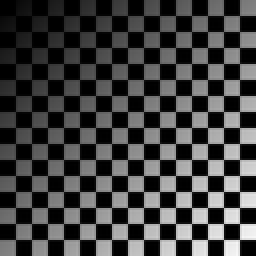
%> input picture digital_image_processing/Homework3/code/checkerboard1024-shaded.tif, 128 x 128 px, shrunk from 1024 x 1024 before the run (shown 2 times larger)
$ octave Problem3_b.m   (GNU Octave 9; MATLAB toolbox functions it lacks are replaced by stand-ins)
%> lines starting %> are read from the running program, lines starting %| are printed output that depends on the picture
### digital_image_processing/Homework3/code/ShadingCorrection.m
function [shading, padded_img, F, G]=ShadingCorrection(img, D_0)

[M, N] = size(img);
P = 2*M;
Q = 2*N;

% size of img : M by N
% size of padded_img : 2M by 2N
padded_img = padarray(img,[M N],'symmetric','post');
F = fftshift(fft2(padded_img));
H = GaussianLPF(P, Q, D_0);
G = H.*F;
shading = real(ifft2(ifftshift(G)));
shading = shading(1:M, 1:N);
end

### digital_image_processing/Homework3/code/GaussianLPF.m
function [H]=GaussianLPF(P, Q, D_0)
H = ones(P, Q) .* -1;

for u = 1:P
    for v = 1:Q
        H(u,v)=GaussianLPF_val(u, v, P, Q, D_0);
    end
end
end

% [6 lines left out: function GaussianLPF_val, not called in this run]

function val=Distance(u, v, center_u, center_v)
val = sqrt((u-center_u)^2+(v-center_v)^2);
end

### digital_image_processing/Homework3/code/Problem3_b.m
% DIP Assignment 3. 3-b
% Percentage of Removed Power

img = imread('checkerboard1024-shaded.tif');
%> img is the input picture: size 128x128 uint8; min 0, max 247, mean 63.6
img = im2double(img);
%> img: size 128x128 double


% Applying Gaussian Lowpass Filter in Frequency Domain, D_0=1
D_0 = 1;
[shading_pattern, padded_img, F, G] = ShadingCorrection(img, D_0);
%> in ShadingCorrection, `padded_img = padarray(img,[M N],'symmetric','post');`:
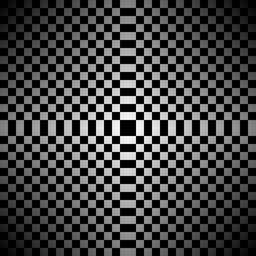
%> padded_img: size 256x256 double; min 0, max 0.969, mean 0.249
%> in ShadingCorrection, `shading = shading(1:M, 1:N);`:
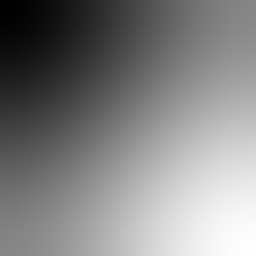
%> shading: size 128x128 double (shown 2 times larger); min 0.0212, max 0.159, mean 0.0921; drawn with min black and max white
corrected_img = img ./ shading_pattern;

P_padded_img = sum(abs(F).^2,'all');
%> P_padded_img = 585810763.8
P_result_img = sum(abs(G).^2,'all');
%> P_result_img = 44223685.9
percentage_D0_1 = 100 * P_result_img / P_padded_img
%> percentage_D0_1 = 7.55

% Applying Gaussian Lowpass Filter in Frequency Domain, D_0=5
D_0 = 5;
[shading_pattern, padded_img, F, G] = ShadingCorrection(img, D_0);
corrected_img = img ./ shading_pattern;
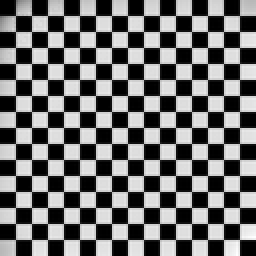
%> corrected_img: size 128x128 double (shown 2 times larger); min 0, max 2.37, mean 1.03; drawn with min black and max white

P_padded_img = sum(abs(F).^2,'all');
P_result_img = sum(abs(G).^2,'all');
%> P_result_img = 285334754.6
percentage_D0_5 = 100 * P_result_img / P_padded_img
%> percentage_D0_5 = 48.71

% Applying Gaussian Lowpass Filter in Frequency Domain, D_0=10
D_0 = 10;
[shading_pattern, padded_img, F, G] = ShadingCorrection(img, D_0);
%> call 3 of ShadingCorrection, with D_0 = 10
%> call 3 of GaussianLPF, with P = 256, Q = 256, D_0 = 10
%> after the loop in GaussianLPF (call 3), `for u = 1:P`:
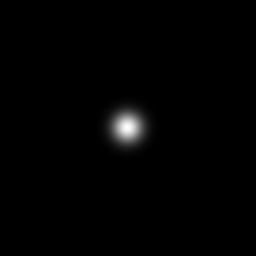
%> H: size 256x256 double; min 7e-72, max 1, mean 0.00959
%> in ShadingCorrection (call 3), `shading = real(ifft2(ifftshift(G)));`:
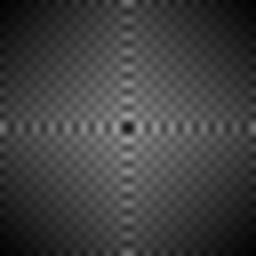
%> shading: size 256x256 double; min 0.00467, max 0.608, mean 0.247
%> in ShadingCorrection (call 3), `shading = shading(1:M, 1:N);`:
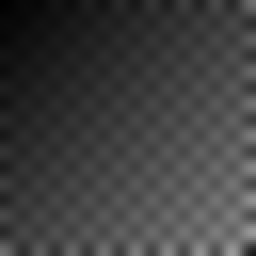
%> shading: size 128x128 double (shown 2 times larger); min 0.00467, max 0.608, mean 0.247
corrected_img = img ./ shading_pattern;
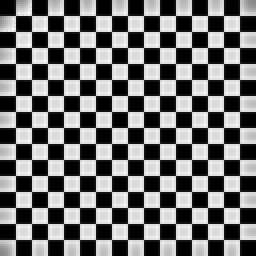
%> corrected_img: size 128x128 double (shown 2 times larger); min 0, max 2.09, mean 0.944; drawn with min black and max white

P_padded_img = sum(abs(F).^2,'all');
P_result_img = sum(abs(G).^2,'all');
%> P_result_img = 308189096.8
percentage_D0_10 = 100 * P_result_img / P_padded_img
%> percentage_D0_10 = 52.61
